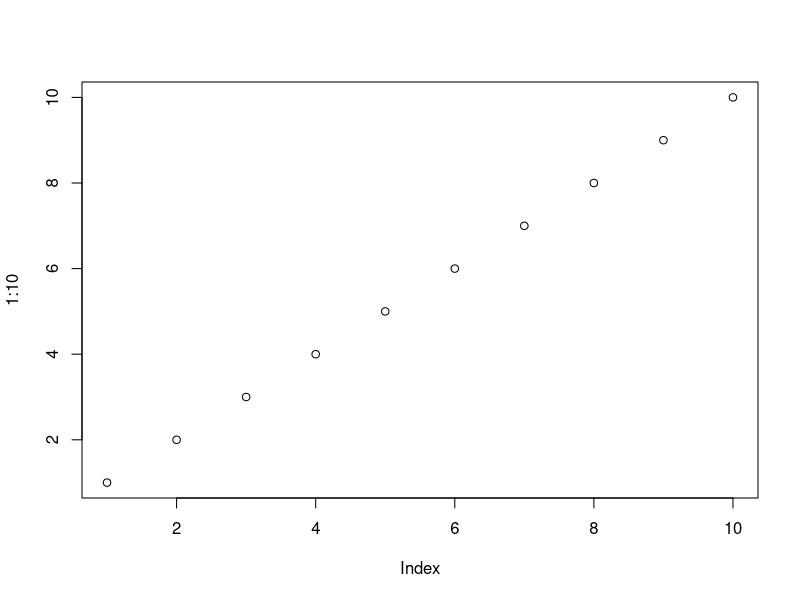
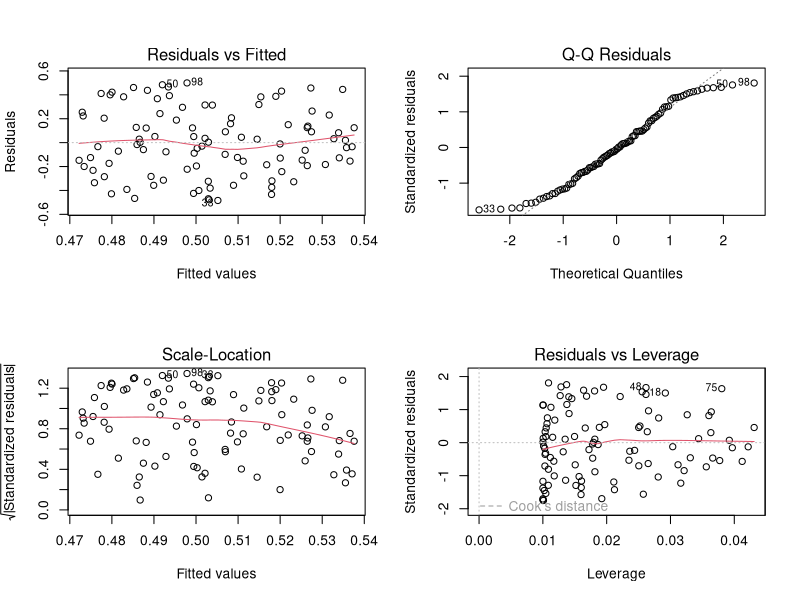
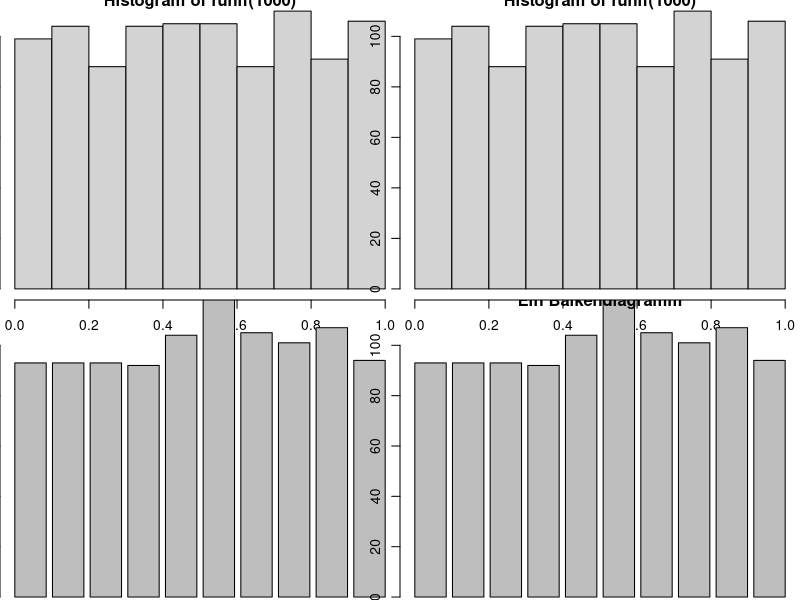

Reproduce these figures in R, in order.
## ---- chunk 1
knitr::opts_chunk$set(echo = TRUE)
library(knitr)
## ---- chunk 2
L3 <- LETTERS[1:3]
fac <- sample(L3, 10, replace = TRUE)
d <- data.frame(x = 1, y = 1:10, fac = fac)
## ---- chunk 3
kable(d)
## ---- chunk 4
head(d)
## ---- chunk 5
A <- 1:10
A
str(A)
## ---- chunk 6
B <- as.character(A)
B
str(B)
## ---- chunk 7
AB <- sample(LETTERS,4)
AB <- as.factor(AB)
levels(AB) <- LETTERS
table(AB)
## ---- chunk 8
1:10 %in% c(1,3,5,9)
## ---- chunk 9
match(1:10,c(1,3,5,9))
## ---- chunk 10
A <- 1:10
is.na(A)
## ---- chunk 11
A[5] <- NA
is.na(A)
## ---- chunk 12
A <- 1:10
length(A)
## ---- chunk 13
a <- 5
if (a>4){
  cat("Dies stimmt")
}
## ---- chunk 14
a <- 3
if (a>4){
  cat("Dies stimmt")
}
## ---- chunk 15
A <- 1
for (i in 1:5){
  A <- A + i
  cat(A,"\n")
}
## ---- chunk 16
agrep("lasy", "1 lazy 2")
## ---- chunk 17
A <- 1:10
A
which(A==5)
which(A>5)
## ---- chunk 18
A <- sample(1:10,100,replace=T)
table(A)
## ---- chunk 19
Z <- rnorm(10000)
head(Z)
## ---- chunk 20
Zc <- cut(Z, breaks = -6:6)
head(Zc)
## ---- chunk 21
table(Zc)
## ---- chunk 22
plot(1:10)
## ---- chunk 23
A <- runif(100)
B <- runif(100)
mod1 <- lm(A~B)

par(mfrow=c(2,2))
plot(mod1)
## ---- chunk 24
par(mai=c(0,0,0,0))
plot(hist(runif(1000)))
## ---- chunk 25
A <- sample(1:10,1000,replace=T)
tabA <- table(A)

barplot(tabA)
## ---- chunk 26
barplot(tabA,xlab="Die Ausprägungen",
        ylab="Häufigkeiten",
        main="Ein Balkendiagramm")
